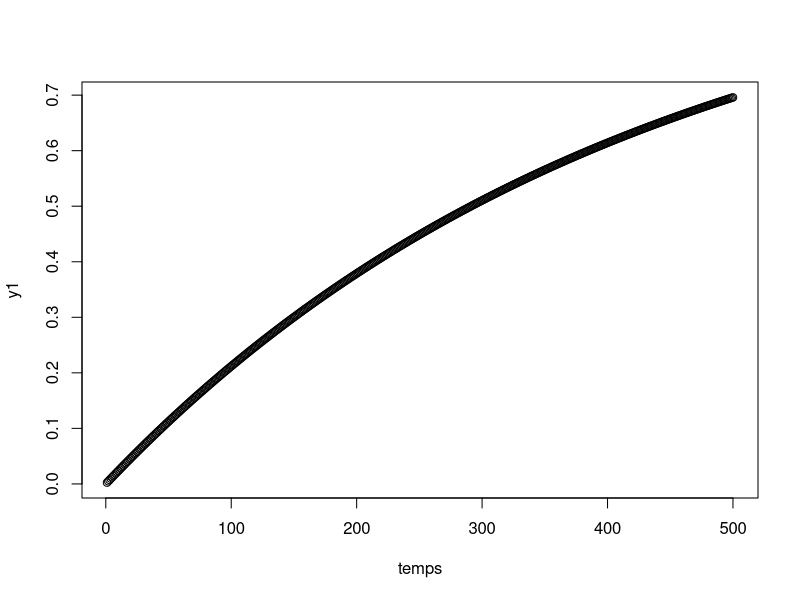
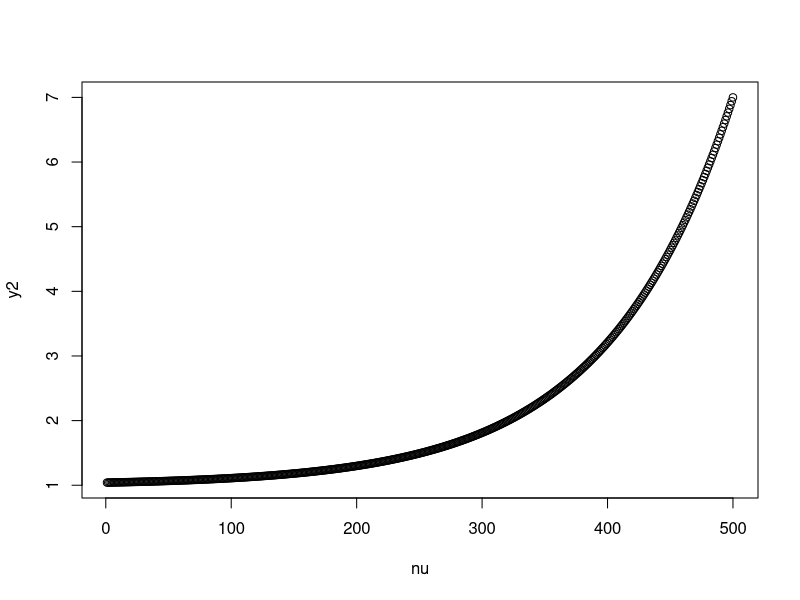
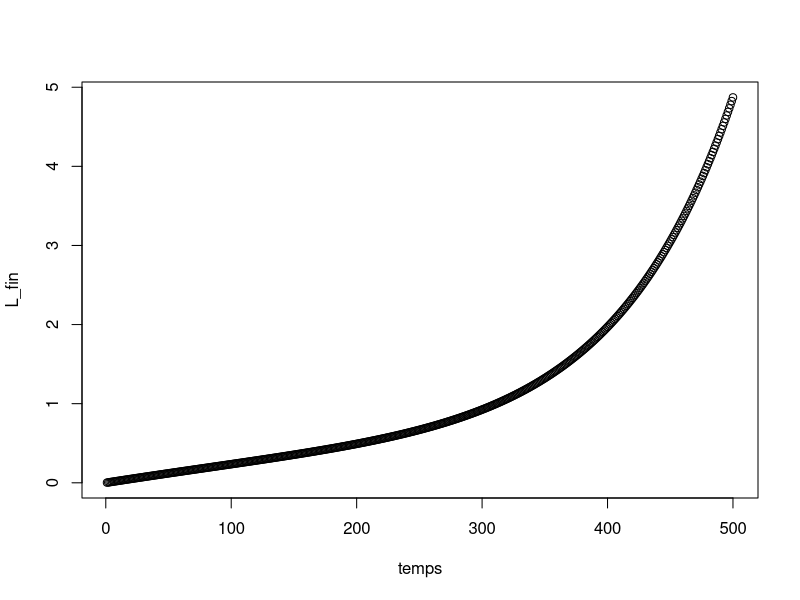
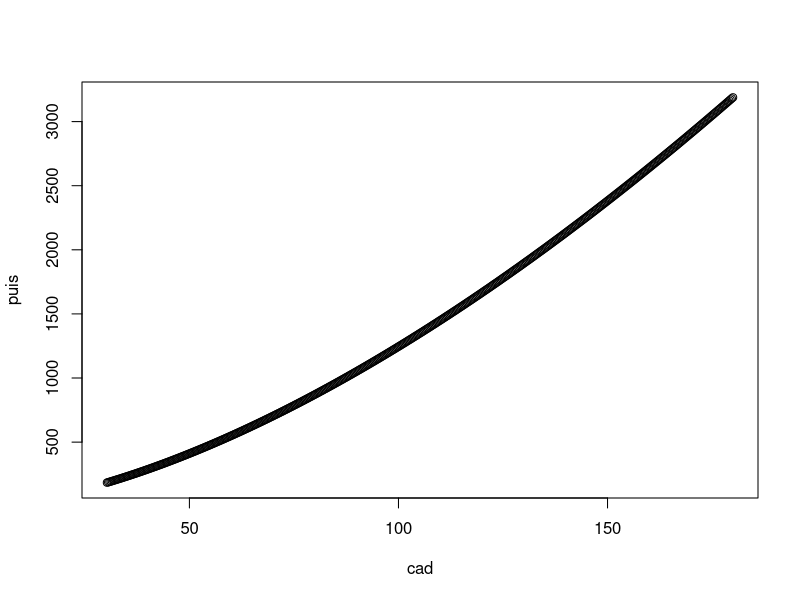
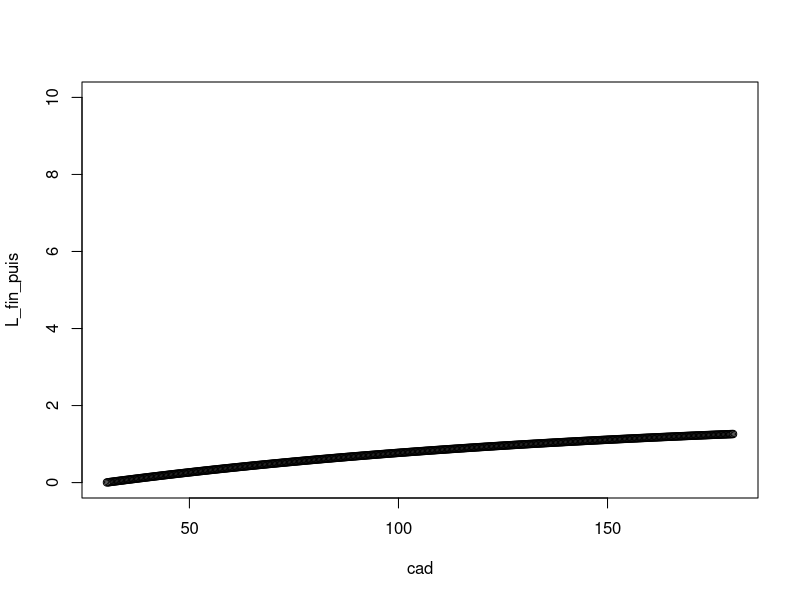

Generate these figures, in order, with R:
L_t <- function(x,parms)
{
  y <- 1 - exp(-x/parms[1])
}


temps <- seq(1, 500, by=1)
cond1 = c(420)

y1 <- L_t(temps, parms = cond1)
plot (temps, y1)


L_nu <- function(x,parms)
{
  y <- parms[1] + (parms[2]-parms[1])*exp(parms[3]*(x-parms[4]))
}
# parms = L_basal, L(max), alpha_6, nu_max
# x = nu

parameters = c(1, 7, 0.01, 500)
nu = seq(1, 500, by = 1)

y2 <- L_nu(x=nu, parms= parameters)
plot(nu,y2)

L_fin = y1*y2
plot(temps, L_fin)


#####################################
#Puissance equation
Puissance <- function(x,parms)
{
  y <- parms[1] * x^parms[2]*exp(-parms[3]*x[1])*160^0.86
  #*x[2]^parms[4] 
  
}

param = c(exp(-4),1.6,0.02,0.85)
cad = seq(30.3, 180, by = 0.3)
heart_rate = seq(50, 200, by = 1)
#x = data.frame(cad,heart_rate)

puis = Puissance(x=cad, parms= param)
plot(cad, puis)
puis_const = rep(300,500)

# avec la cadence (intermediaire puissance)
y3 <- L_nu(x=puis_const, parms= parameters)

L_fin_puis = y1*y3
plot(cad, L_fin_puis,ylim = c(0,10))
# on remarque que la cadence qui optimise la fatigue
# en prenant la plus grande puissance possible
# est cad = 68,7

# pistes pour la prochaine fois:
# couples puissance : cadence (moyenne de puissance)
# puissance constante (voir au_dessus)
